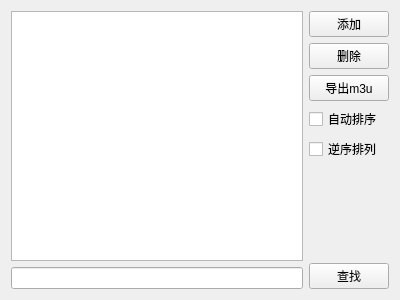
<?xml version="1.0" encoding="UTF-8"?>
<ui version="4.0">
 <class>Widget</class>
 <widget class="QWidget" name="Widget">
  <property name="geometry">
   <rect>
    <x>0</x>
    <y>0</y>
    <width>400</width>
    <height>300</height>
   </rect>
  </property>
  <property name="windowTitle">
   <string>Widget</string>
  </property>
  <layout class="QHBoxLayout" name="horizontalLayout">
   <item>
    <layout class="QVBoxLayout" name="verticalLayout">
     <item>
      <widget class="QListWidget" name="listWidget"/>
     </item>
     <item>
      <widget class="QLineEdit" name="lineEditTemplate"/>
     </item>
    </layout>
   </item>
   <item>
    <layout class="QVBoxLayout" name="verticalLayout_2">
     <item>
      <widget class="QPushButton" name="pushButtonAdd">
       <property name="text">
        <string>添加</string>
       </property>
      </widget>
     </item>
     <item>
      <widget class="QPushButton" name="pushButtonDel">
       <property name="text">
        <string>删除</string>
       </property>
      </widget>
     </item>
     <item>
      <widget class="QPushButton" name="pushButtonExportM3U">
       <property name="text">
        <string>导出m3u</string>
       </property>
      </widget>
     </item>
     <item>
      <widget class="QCheckBox" name="checkBoxAutoSort">
       <property name="text">
        <string>自动排序</string>
       </property>
      </widget>
     </item>
     <item>
      <widget class="QCheckBox" name="checkBoxReverse">
       <property name="text">
        <string>逆序排列</string>
       </property>
      </widget>
     </item>
     <item>
      <spacer name="verticalSpacer">
       <property name="orientation">
        <enum>Qt::Vertical</enum>
       </property>
       <property name="sizeHint" stdset="0">
        <size>
         <width>20</width>
         <height>40</height>
        </size>
       </property>
      </spacer>
     </item>
     <item>
      <widget class="QPushButton" name="pushButtonFind">
       <property name="text">
        <string>查找</string>
       </property>
      </widget>
     </item>
    </layout>
   </item>
  </layout>
 </widget>
 <resources/>
 <connections/>
</ui>
